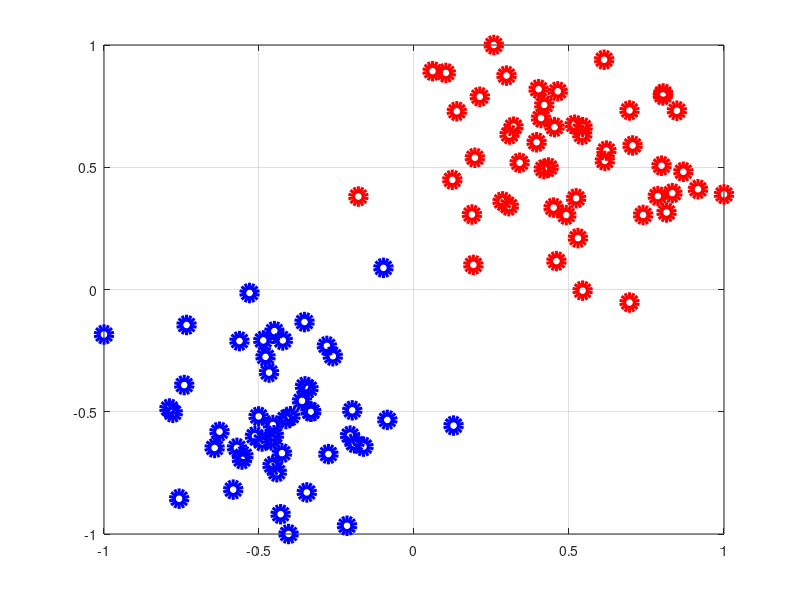

MATLAB code to generate this figure: (Note: this script raises an error after producing the figure.)
clear 
close all
clc
 
%%
n = 100;
d = 2;
X = [randn(n/2,d)+2;randn(n/2,d)-2];
Y = [ones(n/2,1);-ones(n/2,1)];
 
%%
for i = 1:d
    mi = min(X(:,i));
    ma = max(X(:,i));
    di = ma - mi;
    X(:,i) = 2*(X(:,i)-mi)/di-1;
end
 
%%
figure, hold on, box on, grid on
plot(X(Y<0,1),X(Y<0,2),'ob','MarkerSize',10,'linewidth',5)
plot(X(Y>0,1),X(Y>0,2),'or','MarkerSize',10,'linewidth',5)
%%
C = 1;
Q = diag(Y)*(X*X')*diag(Y);
[~,err,alpha,b] = SMO2_ab(n,Q,-ones(n,1),Y',zeros(n,1),C*ones(n,1),...
                          1000000,.0001,zeros(n,1));
if (err ~= 0)
    warning('Problem in SMO')
end
w = X'*diag(Y)*alpha;
 
%%
ns = 10000;
XS = 2*rand(ns,d)-1;
YS = XS*w+b;
 
%%
plot(XS(YS<0,1),XS(YS<0,2),'.c','MarkerSize',1)
plot(XS(YS>0,1),XS(YS>0,2),'.m','MarkerSize',1)
plot(XS(YS<-1,1),XS(YS<-1,2),'.b','MarkerSize',1)
plot(XS(YS>+1,1),XS(YS>+1,2),'.r','MarkerSize',1)
 
%%
plot(X(alpha==0,1),X(alpha==0,2),'sg','MarkerSize',10,'linewidth',5)
plot(X(alpha>0&alpha<C,1),X(alpha>0&alpha<C,2),'sk','MarkerSize',10,'linewidth',5)
plot(X(alpha==C,1),X(alpha==C,2),'sy','MarkerSize',10,'linewidth',5)

%%
dualcost = -(.5*alpha'*Q*alpha-ones(n,1)'*alpha);
primalcost = .5*w'*w+C*sum(max(0,1-diag(Y)*(X*w+b))); 
dualitygap = abs(dualcost-primalcost);
title(sprintf('DG: %e',dualitygap));